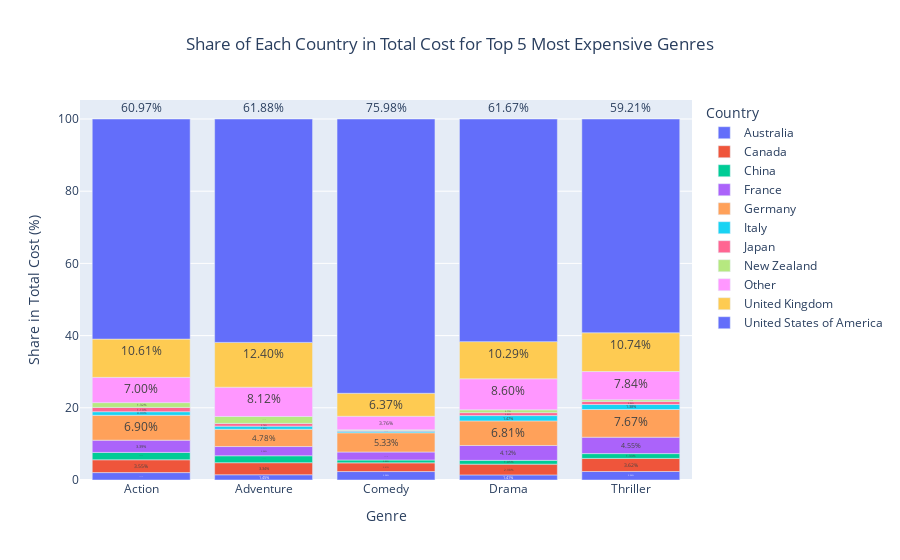

Source (notebook cell):
### Markdown cell above
Plot

### Code cell
fig = px.bar(
    top_5_genres_per_country,
    x='genre_name',
    y='share',
    color='country_name',
    title='Share of Each Country in Total Cost for Top 5 Most Expensive Genres',
    labels={'genre_name': 'Genre', 'share': 'Share (%)', 'country_name': 'Country'},
    text='share'
)
fig.update_traces(texttemplate='%{text:.2f}%', textposition='outside')
fig.update_layout(xaxis_title='Genre', yaxis_title='Share in Total Cost (%)', title_x=0.5)
fig.show()

### Figure 1 — Plotly figure (JSON) as saved in the notebook; plotly's stock layout.template omitted (floating-point values rounded to 4 significant figures)
{"data": [{"alignmentgroup": "True", "hovertemplate": "Country=Australia<br>Genre=%{x}<br>Share (%)=%{text}<extra></extra>", "legendgroup": "Australia", "marker": {"color": "#636efa", "pattern": {"shape": ""}}, "name": "Australia", "offsetgroup": "Australia", "orientation": "v", "showlegend": true, "text": [2.057, 1.451, 2.337, 1.406, 2.358], "textposition": "outside", "texttemplate": "%{text:.2f}%", "type": "bar", "x": ["Action", "Adventure", "Comedy", "Drama", "Thriller"], "xaxis": "x", "y": [2.057, 1.451, 2.337, 1.406, 2.358], "yaxis": "y"}, {"alignmentgroup": "True", "hovertemplate": "Country=Canada<br>Genre=%{x}<br>Share (%)=%{text}<extra></extra>", "legendgroup": "Canada", "marker": {"color": "#EF553B", "pattern": {"shape": ""}}, "name": "Canada", "offsetgroup": "Canada", "orientation": "v", "showlegend": true, "text": [3.547, 3.34, 2.411, 2.985, 3.622], "textposition": "outside", "texttemplate": "%{text:.2f}%", "type": "bar", "x": ["Action", "Adventure", "Comedy", "Drama", "Thriller"], "xaxis": "x", "y": [3.547, 3.34, 2.411, 2.985, 3.622], "yaxis": "y"}, {"alignmentgroup": "True", "hovertemplate": "Country=China<br>Genre=%{x}<br>Share (%)=%{text}<extra></extra>", "legendgroup": "China", "marker": {"color": "#00cc96", "pattern": {"shape": ""}}, "name": "China", "offsetgroup": "China", "orientation": "v", "showlegend": true, "text": [2.04, 1.917, 0.7953, 1.053, 1.328], "textposition": "outside", "texttemplate": "%{text:.2f}%", "type": "bar", "x": ["Action", "Adventure", "Comedy", "Drama", "Thriller"], "xaxis": "x", "y": [2.04, 1.917, 0.7953, 1.053, 1.328], "yaxis": "y"}, {"alignmentgroup": "True", "hovertemplate": "Country=France<br>Genre=%{x}<br>Share (%)=%{text}<extra></extra>", "legendgroup": "France", "marker": {"color": "#ab63fa", "pattern": {"shape": ""}}, "name": "France", "offsetgroup": "France", "orientation": "v", "showlegend": true, "text": [3.385, 2.56, 2.212, 4.12, 4.546], "textposition": "outside", "texttemplate": "%{text:.2f}%", "type": "bar", "x": ["Action", "Adventure", "Comedy", "Drama", "Thriller"], "xaxis": "x", "y": [3.385, 2.56, 2.212, 4.12, 4.546], "yaxis": "y"}, {"alignmentgroup": "True", "hovertemplate": "Country=Germany<br>Genre=%{x}<br>Share (%)=%{text}<extra></extra>", "legendgroup": "Germany", "marker": {"color": "#FFA15A", "pattern": {"shape": ""}}, "name": "Germany", "offsetgroup": "Germany", "orientation": "v", "showlegend": true, "text": [6.896, 4.784, 5.328, 6.81, 7.674], "textposition": "outside", "texttemplate": "%{text:.2f}%", "type": "bar", "x": ["Action", "Adventure", "Comedy", "Drama", "Thriller"], "xaxis": "x", "y": [6.896, 4.784, 5.328, 6.81, 7.674], "yaxis": "y"}, {"alignmentgroup": "True", "hovertemplate": "Country=Italy<br>Genre=%{x}<br>Share (%)=%{text}<extra></extra>", "legendgroup": "Italy", "marker": {"color": "#19d3f3", "pattern": {"shape": ""}}, "name": "Italy", "offsetgroup": "Italy", "orientation": "v", "showlegend": true, "text": [0.9942, 0.8647, 0.4399, 1.468, 1.381], "textposition": "outside", "texttemplate": "%{text:.2f}%", "type": "bar", "x": ["Action", "Adventure", "Comedy", "Drama", "Thriller"], "xaxis": "x", "y": [0.9942, 0.8647, 0.4399, 1.468, 1.381], "yaxis": "y"}, {"alignmentgroup": "True", "hovertemplate": "Country=Japan<br>Genre=%{x}<br>Share (%)=%{text}<extra></extra>", "legendgroup": "Japan", "marker": {"color": "#FF6692", "pattern": {"shape": ""}}, "name": "Japan", "offsetgroup": "Japan", "orientation": "v", "showlegend": true, "text": [1.186, 0.7621, 0.2227, 0.8178, 0.8649], "textposition": "outside", "texttemplate": "%{text:.2f}%", "type": "bar", "x": ["Action", "Adventure", "Comedy", "Drama", "Thriller"], "xaxis": "x", "y": [1.186, 0.7621, 0.2227, 0.8178, 0.8649], "yaxis": "y"}, {"alignmentgroup": "True", "hovertemplate": "Country=New Zealand<br>Genre=%{x}<br>Share (%)=%{text}<extra></extra>", "legendgroup": "New Zealand", "marker": {"color": "#B6E880", "pattern": {"shape": ""}}, "name": "New Zealand", "offsetgroup": "New Zealand", "orientation": "v", "showlegend": true, "text": [1.322, 1.918, 0.1463, 0.7694, 0.4304], "textposition": "outside", "texttemplate": "%{text:.2f}%", "type": "bar", "x": ["Action", "Adventure", "Comedy", "Drama", "Thriller"], "xaxis": "x", "y": [1.322, 1.918, 0.1463, 0.7694, 0.4304], "yaxis": "y"}, {"alignmentgroup": "True", "hovertemplate": "Country=Other<br>Genre=%{x}<br>Share (%)=%{text}<extra></extra>", "legendgroup": "Other", "marker": {"color": "#FF97FF", "pattern": {"shape": ""}}, "name": "Other", "offsetgroup": "Other", "orientation": "v", "showlegend": true, "text": [7.0, 8.115, 3.761, 8.605, 7.842], "textposition": "outside", "texttemplate": "%{text:.2f}%", "type": "bar", "x": ["Action", "Adventure", "Comedy", "Drama", "Thriller"], "xaxis": "x", "y": [7.0, 8.115, 3.761, 8.605, 7.842], "yaxis": "y"}, {"alignmentgroup": "True", "hovertemplate": "Country=United Kingdom<br>Genre=%{x}<br>Share (%)=%{text}<extra></extra>", "legendgroup": "United Kingdom", "marker": {"color": "#FECB52", "pattern": {"shape": ""}}, "name": "United Kingdom", "offsetgroup": "United Kingdom", "orientation": "v", "showlegend": true, "text": [10.61, 12.4, 6.366, 10.29, 10.74], "textposition": "outside", "texttemplate": "%{text:.2f}%", "type": "bar", "x": ["Action", "Adventure", "Comedy", "Drama", "Thriller"], "xaxis": "x", "y": [10.61, 12.4, 6.366, 10.29, 10.74], "yaxis": "y"}, {"alignmentgroup": "True", "hovertemplate": "Country=United States of America<br>Genre=%{x}<br>Share (%)=%{text}<extra></extra>", "legendgroup": "United States of America", "marker": {"color": "#636efa", "pattern": {"shape": ""}}, "name": "United States of America", "offsetgroup": "United States of America", "orientation": "v", "showlegend": true, "text": [60.97, 61.88, 75.98, 61.67, 59.21], "textposition": "outside", "texttemplate": "%{text:.2f}%", "type": "bar", "x": ["Action", "Adventure", "Comedy", "Drama", "Thriller"], "xaxis": "x", "y": [60.97, 61.88, 75.98, 61.67, 59.21], "yaxis": "y"}], "layout": {"barmode": "relative", "legend": {"title": {"text": "Country"}, "tracegroupgap": 0}, "title": {"text": "Share of Each Country in Total Cost for Top 5 Most Expensive Genres", "x": 0.5}, "xaxis": {"anchor": "y", "domain": [0, 1], "title": {"text": "Genre"}}, "yaxis": {"anchor": "x", "domain": [0, 1], "title": {"text": "Share in Total Cost (%)"}}}}
